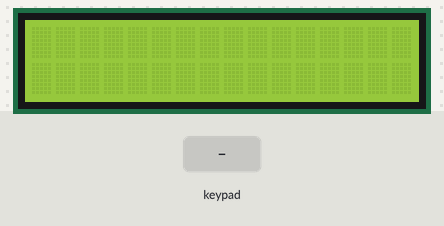
A sketch run on a simulated Arduino Mega 2560, built with avr-gcc and run on an emulated ATmega2560. On the bench: 16×2 character LCD. The test bench sets the inputs (shaded band).

Above: at 1.2 s.
1.3 s: keypad keys 1 2 * pressed 0.4 s apart
At 3.0 s:
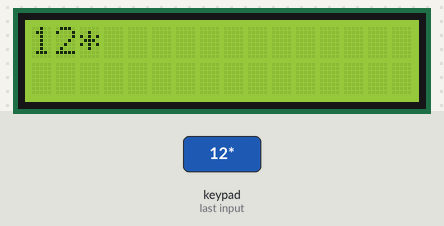
4.0 s: key '/' pressed
5.5 s: key '*' pressed
At 5.8 s:
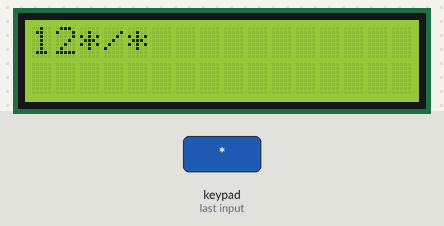
7.0 s: keypad keys 2 5 * pressed 0.4 s apart
At 8.7 s:
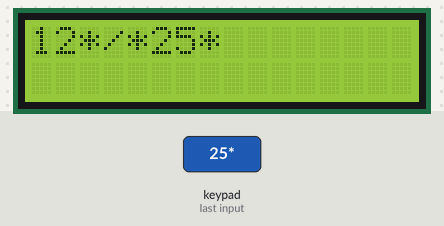
9.7 s: key 'O' pressed
At 10.1 s:
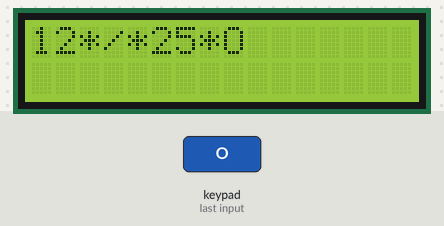
11.2 s: keypad keys 7 + 5 = pressed 0.4 s apart
At 13.2 s:
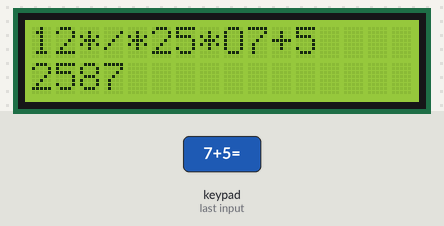
Timing chart, 0 to 14.7 s (numbered marks = the images above; inputs shaded):
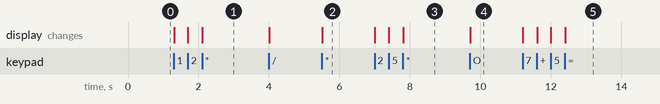

The sketch:

micro3Part3.ino
```cpp
#include <Keypad.h>
#include <LiquidCrystal.h>

#define rs 25
#define rw 26
#define en 27
#define d0 45
#define d1 46
#define d2 48
#define d3 49
#define d4 50
#define d5 51
#define d6 52
#define d7 53
LiquidCrystal lcd(rs, en, d0, d1, d2, d3, d4, d5, d6, d7) ;

const byte ROWS = 4; //four rows
const byte COLS = 4; //four columns
char keys[ROWS][COLS] = {
 {'7','8','9','/'},
  {'4','5','6','*'},
  {'1','2','3','-'},
  {'O','0','=','+'}
};
byte rowPins[ROWS] = {A15, A14, A13, A12}; //connect to the row pinouts of the keypad
byte colPins[COLS] = {A4, A5, A6 ,A7}; //connect to the column pinouts of the keypad

Keypad keypad = Keypad( makeKeymap(keys), rowPins, colPins, ROWS, COLS );

int op1 =0;//if flag == 0
int op2 =0;//if flag == 1
int flag =0;

char operation;


void setup(){
  Serial.begin(9600);
  lcd.begin(16 , 2);
  lcd.clear();
  lcd.setCursor(0 ,0);
}


void loop(){
    char key = keypad.getKey();
    bool check = false;


    if (key){
      //check if key is an number
       if (key=='0' ||key=='1' ||key=='2' ||key=='3' ||key=='4' ||key=='5' ||key=='6' ||key=='7' ||key=='8'||key=='9' ) {
          check = true;
       } else{
        check= false;
       }

      if(check){
        if(flag==0){
          op1 = op1 * 10 + ((int) key -(int)'0');
          } else{
           op2 = op2 * 10 + ((int) key -(int)'0');
            }
        lcd.write(key);
      }
      else if(key == '='){
        lcd.setCursor(0,1);
        if(operation == '+'){
          lcd.print(op1+op2);
        }else if(operation == '-'){
          lcd.print(op1-op2);
        }else if(operation == '/'){
          lcd.print(op1/op2);
        }else if(operation == '*'){
           lcd.print(op1*op2);
        }
      } else{
        flag = 1;
        operation = key;
        lcd.write(key);
      }
    }
}
```

Measured:
- after the input at 1.3 s, the display: first changes at once (image 1 shows a later state)
- after the input at 5.5 s, the display: changes at once (image 2)
- after the input at 7.0 s, the display: first changes at once (image 3 shows a later state)
- after the input at 9.7 s, the display: changes at once (image 4)
- after the input at 11.2 s, the display: first changes at once (image 5 shows a later state)
